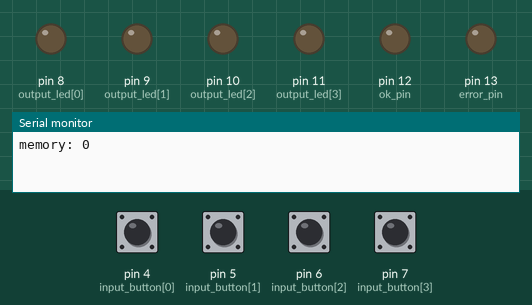
Simulated run of this sketch. Board: Arduino Uno, built with avr-gcc and run on an emulated ATmega328P. Shown: output pins drawn as LEDs (lit = HIGH), the last lines printed to the serial monitor. The test bench sets the inputs (shaded band); at power-on: pin 4 (input_button[0]), pin 5 (input_button[1]), pin 6 (input_button[2]), pin 7 (input_button[3]) LOW. Random numbers use the default seed unless the sketch sets one.

Above: at 3.7 s.
3.8 s: pin 4 (input_button[0]) pulled HIGH for 0.15 s
At 4.6 s:
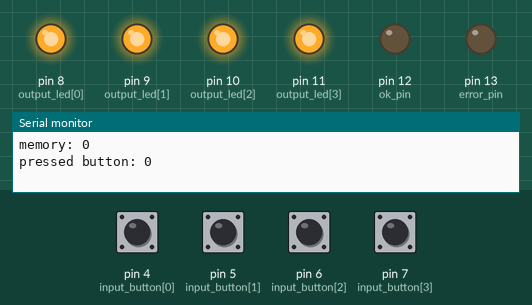
At 5.6 s:
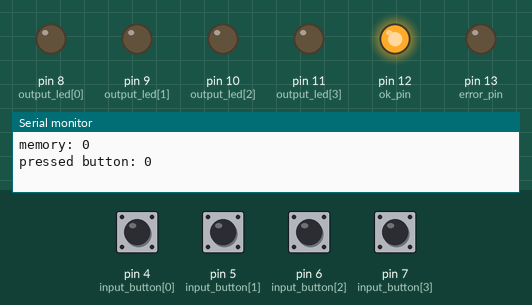
Timing chart, 0 to 8.4 s (numbered marks = the images above; inputs shaded):
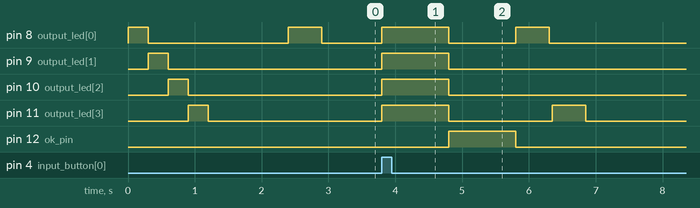

The sketch:

geniusduino.pde
```cpp
//
// =============
//  GeniusDuino
// =============
// # Leandro Nunes : leandron85[at]gmail[dot]com
//  # Website: http://github.com/leandron/geniusduino
//  # Blog: http://leandron.wordpress.com
//
// Instructions to assembly:
// - put buttons in digital pins, 4, 5, 6 and 7
// - put leds in digital pins 8, 9, 10 and 11
//

const int ST_BEGIN = 0;
const int ST_SHOW = 1;
const int ST_WAIT_INPUT = 2;
const int ST_INPUT_ERROR = 3;
const int ST_INPUT_OK = 4;

int error_pin = 13;
int ok_pin = 12;
int input_button[] = {4,5,6,7};
int output_led[] = {8,9,10,11};

int combination[100];
int comb_counter = 0;

int game_state;
int user_input_counter;
int pressed_button;
bool lock_buttons = false;
bool button_pressed_now = false;

void setup() {
  // Set the button input mode
  for (int i=0; i < 4; i++) {
    pinMode(input_button[i], INPUT);
    pinMode(output_led[i], OUTPUT);
  }

  pinMode(error_pin, OUTPUT);
  pinMode(ok_pin, OUTPUT);
  randomSeed(analogRead(0));

  Serial.begin(9600);
  change_game_state(ST_BEGIN);
}

//implements the states of the device
void loop() {
  switch(game_state) {
    case ST_BEGIN:
      begin_action();
      break;
    case ST_SHOW:
      show_and_generate_action();
      clean_inputs();
      change_game_state(ST_WAIT_INPUT);
      break;
    case ST_WAIT_INPUT:
      read_buttons_action();
      break;
    case ST_INPUT_ERROR:
      input_error_action();
      break;
    case ST_INPUT_OK:
      input_ok_action();
      break;
  }
}

void input_error_action() {
    all_lights_on(200);
    delay(200);
    all_lights_on(200);
    change_game_state(ST_BEGIN);
}

void input_ok_action() {
  digitalWrite(ok_pin, HIGH);
  delay(1000);
  digitalWrite(ok_pin, LOW);
  change_game_state(ST_SHOW);
}

void change_game_state(int new_state) {
  game_state = new_state;
}

void clean_inputs() {
  user_input_counter = 0;
}

void read_buttons_action() {
  button_pressed_now = false;

  for (int i=0; i < 4; i++) {
    if (digitalRead(input_button[i]) == HIGH) {
      button_pressed_now = true;
      pressed_button = i;
      break;
    }
  }

  if (!button_pressed_now) {
    lock_buttons = false;
  }

  if (button_pressed_now && !lock_buttons) {
    Serial.print("pressed button: ");
    Serial.println(pressed_button);
    verify_user_input(pressed_button);
    lock_buttons = true;
  }
}

void verify_user_input(int pressed) {
  if (pressed != combination[user_input_counter]) {
    change_game_state(ST_INPUT_ERROR);
    return;
  }

  user_input_counter++;

  if (user_input_counter == comb_counter) {
    user_input_counter = 0;
    all_lights_on(1000);
    change_game_state(ST_INPUT_OK);
  }
}

void show_and_generate_action() {
  combination[comb_counter] = random(1000) % 4;
  comb_counter++;

  Serial.print("memory: ");
  for (int i=0; i < comb_counter; i++) {
    Serial.print(combination[i]);
    Serial.print(" ");
    blink_led(output_led[combination[i]], 500);
    delay(50);
  }
  Serial.println(" ");

}

void begin_action() {
  init_lights();
  comb_counter = 0;
  change_game_state(ST_SHOW);
}

void blink_led(int pin) {
  blink_led(pin, 500);
}

void blink_led(int pin, int time) {
  digitalWrite(pin, HIGH);
  delay(time);
  digitalWrite(pin, LOW);
}

void init_lights() {
  for (int i; i < sizeof(output_led); i++) {
    blink_led(output_led[i], 300);
  }
}

void all_lights_on(int time) {
  for (int i; i < sizeof(output_led); i++) {
    digitalWrite(output_led[i], HIGH);
  }
  delay(time);
  for (int i; i < sizeof(output_led); i++) {
    digitalWrite(output_led[i], LOW);
  }
}
```

Measured:
- after the input at 3.8 s, pin 8 (output_led[0]): LOW → HIGH at once, → LOW 1.0 s later, → HIGH 1.0 s later, → LOW 0.50 s later; pin 9 (output_led[1]): LOW → HIGH at once, → LOW 1.0 s later
